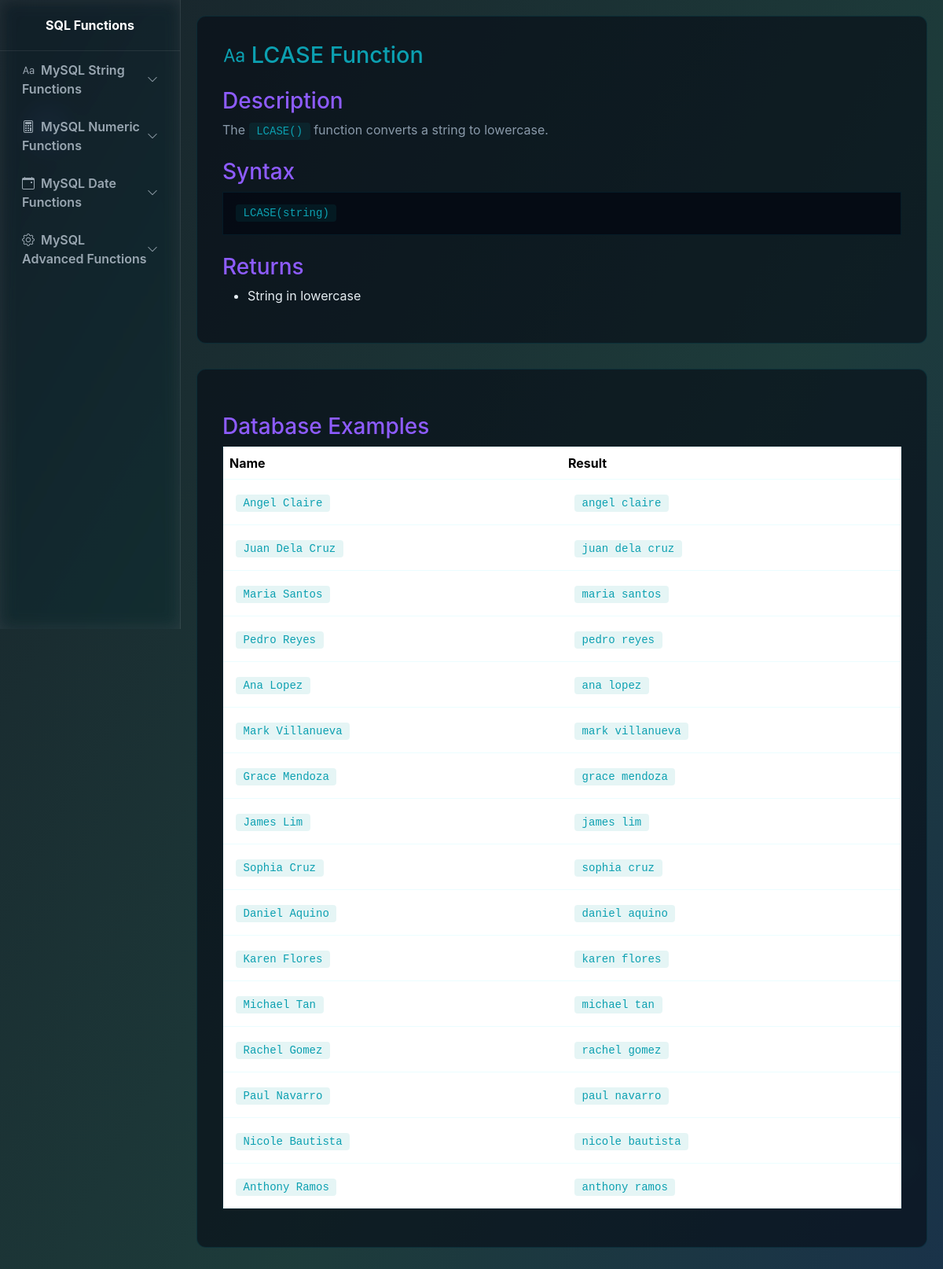
The page /pages/string/lcase.php on the database its author committed.
### tables this page shows
CREATE TABLE `employee` (
  `ID` int(11) NOT NULL,
  `Name` varchar(50) NOT NULL,
  `Department` varchar(50) NOT NULL,
  `Salary` decimal(10,2) NOT NULL,
  `Hire_Date` date NOT NULL
);

### pages/string/lcase.php (the view, shortened to what this page needs)
<!DOCTYPE html>
<html lang="en">
<head>
  <link href="https://cdn.jsdelivr.net/npm/bootstrap@5.3.2/dist/css/bootstrap.min.css" rel="stylesheet">
  <link href="https://cdn.jsdelivr.net/npm/bootstrap-icons@1.10.5/font/bootstrap-icons.css" rel="stylesheet">
    <link href="/IT223-TASK3/style.css" rel="stylesheet">
</head>
<body>
  <aside class="sidebar" id="sidebar">
    <div class="brand">
      <div class="fw-bold">SQL Functions</div>
    </div>
    <nav class="px-2">
      <a class="nav-link d-flex justify-content-between align-items-center"
         data-bs-toggle="collapse" href="#stringFunctions" role="button"
         aria-expanded="false" aria-controls="stringFunctions">
        <span><i class="bi bi-type me-2"></i>MySQL String Functions</span>
        <i class="bi bi-chevron-down small"></i>
      </a>
      <a class="nav-link d-flex justify-content-between align-items-center"
         data-bs-toggle="collapse" href="#numericFunctions" role="button"
         aria-expanded="false" aria-controls="numericFunctions">
        <span><i class="bi bi-calculator me-2"></i>MySQL Numeric Functions</span>
        <i class="bi bi-chevron-down small"></i>
      </a>
      <a class="nav-link d-flex justify-content-between align-items-center"
         data-bs-toggle="collapse" href="#dateFunctions" role="button"
         aria-expanded="false" aria-controls="dateFunctions">
        <span><i class="bi bi-calendar-event me-2"></i>MySQL Date Functions</span>
        <i class="bi bi-chevron-down small"></i>
      </a>
      <a class="nav-link d-flex justify-content-between align-items-center"
         data-bs-toggle="collapse" href="#advancedFunctions" role="button"
         aria-expanded="false" aria-controls="advancedFunctions">
        <span><i class="bi bi-gear me-2"></i>MySQL Advanced Functions</span>
        <i class="bi bi-chevron-down small"></i>
      </a>
    </nav>
  </aside>
<div class="page-content">
  <div class="function-card">
    <h2><i class="bi bi-type me-2"></i>LCASE Function</h2>
    <h3>Description</h3>
    <p>The <code>LCASE()</code> function converts a string to lowercase.</p>
    <h3>Syntax</h3>
    <pre><code>LCASE(string)</code></pre>
    <h3>Returns</h3>
    <ul style="color: #e6eef3;">
      <li>String in lowercase</li>
    </ul>
  </div>
  <div class="function-card">
    <h3>Database Examples</h3>
    <table class="table example-table">
      <thead>
        <tr>
          <th>Name</th>
          <th>Result</th>
        </tr>
      </thead>
      <tbody>
        <?php
          include "../../config.php";
              $sql = "SELECT ID, Name, Department, LCASE(Name) AS result FROM employee LIMIT 20";
              $result = $conn->query($sql);
              if ($result) {
                while ($row = $result->fetch_assoc()) {
                  echo "<tr>";
                  echo "<td><code>" . htmlspecialchars($row['Name']) . "</code></td>";
                  echo "<td><code>" . htmlspecialchars($row['result']) . "</code></td>";
                  echo "</tr>";
                }
              } else {
                echo "<tr><td colspan=\"4\">Query error: " . htmlspecialchars($conn->error) . "</td></tr>";
              }
        ?>
      </tbody>
    </table>
  </div>
</div>
</body>
</html>

### style.css (style rules this page uses)
:root { --bg:#0B0F16; --card: rgba(255,255,255,0.05); --glass: rgba(255, 255, 255, 0.06); --glass1: rgba(13, 43, 70, 0.712); --accent1:#00E5FF; --accent2:#8E5CFF; --accent3:#0ca0b1; --muted:#9AA7B2; --glass-border: rgba(255,255,255,0.08); --cardA: rgba(69, 47, 140, 0.701); }
body { margin: 0; font-family: Inter, system-ui, -apple-system, "Segoe UI", Roboto, "Helvetica Neue", Arial; color: #e6eef3; min-height: 100vh; background: radial-gradient(600px 400px at 10% 10%, rgba(92,110,255,0.06), transparent 8%), radial-gradient(700px 450px at 90% 90%, rgba(0,229,168,0.04), transparent 8%); position: relative; overflow-x: hidden; }
.sidebar { width: 230px; position: fixed; height: 100vh; top: 0; left: 0; background: var(--glass); backdrop-filter: blur(10px) saturate(120%); border-right: 1px solid var(--glass-border); color: white; display: flex; flex-direction: column; transition: all .3s ease; z-index: 3000; overflow: hidden; }
.sidebar .brand { text-align: center; padding: 20px; border-bottom: 1px solid var(--glass-border); }
.sidebar nav { flex: 1; overflow-y: auto; padding-bottom: 20px; }
.sidebar nav a, .sidebar nav .nav-link { display: block; color: var(--muted); padding: 12px 20px; text-decoration: none; font-weight: 600; border-radius: 8px; transition: all .2s; }
.page-content { margin-left: 230px; padding: 20px; background: transparent; transition: margin-left .3s; }
h2, h3, h5, h6 { color: var(--accent1); }
.function-card { background: rgba(6, 11, 20, 0.6); border: 1px solid rgba(0, 229, 255, 0.1); border-radius: 12px; padding: 2rem; margin-bottom: 2rem; }
.function-card h2 { color: var(--accent3); font-size: 1.8rem; }
.function-card h3 { color: var(--accent2); margin-top: 1.5rem; }
.function-card p { color: #8a9aaa; }
.function-card code { background: rgba(0, 155, 155, 0.1); color: var(--accent3); padding: 0.2rem 0.6rem; border-radius: 4px; font-family: "Courier New", monospace; }
.function-card pre { background: rgba(6, 11, 20, 0.9); border: 1px solid rgba(0, 229, 255, 0.08); padding: 1rem; overflow-x: auto; color: var(--accent3); }
.example-table { background: rgba(6, 11, 20, 0.5); border: 1px solid rgba(0, 229, 255, 0.08); border-radius: 8px; }
.example-table thead { background: rgba(6, 11, 20, 0.8); color: var(--accent3); }
.example-table td { color: #7a8a99; padding: 1rem; }

### rows shown on the page
employee: Name "Angel Claire", result "angel claire"
employee: Name "Juan Dela Cruz", result "juan dela cruz"
employee: Name "Maria Santos", result "maria santos"
employee: Name "Pedro Reyes", result "pedro reyes"
employee: Name "Ana Lopez", result "ana lopez"
employee: Name "Mark Villanueva", result "mark villanueva"
employee: Name "Grace Mendoza", result "grace mendoza"
employee: Name "James Lim", result "james lim"
employee: Name "Sophia Cruz", result "sophia cruz"
employee: Name "Daniel Aquino", result "daniel aquino"
employee: Name "Karen Flores", result "karen flores"
employee: Name "Michael Tan", result "michael tan"
employee: Name "Rachel Gomez", result "rachel gomez"
employee: Name "Paul Navarro", result "paul navarro"
employee: Name "Nicole Bautista", result "nicole bautista"
employee: Name "Anthony Ramos", result "anthony ramos"
